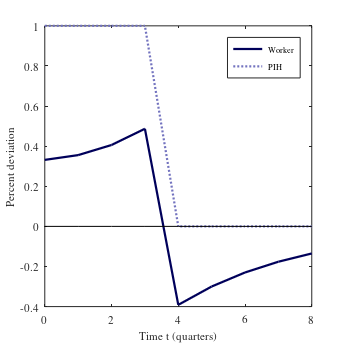

Here is the MATLAB script that generated this plot:
%%=========================================================================
% Effects of interest rate changes in a partial equilibrium 
% consumption-savings model with portfolio adjustment costs,
% based on analytical solution in Cantore-Freund (2020)

% Run on Matlab R2019b
% Last updated: September 2020
% For any questions please email lukas.beat.freund@gmail.com
%%=========================================================================

%% Housekeeping
%--------------------------------------------------------------------------
clear; close all; clc;

%% User choices
%---------------------------------------------------------------------------
optionPrint = 0;
optionModel = 'W'; % choose between 'H' (hand-to-mouth) and 'W' (worker)
s = 3;             % choose shock horizon

% Structural parameters 
switch optionModel
    case 'W'
        sPar.psi = 0.0742;           % strength of adjustment costs 
        sPar.lambda = 0.7967;         % share of constrained hhds (used in computation of averages)
        legendLabels = {'Worker','PIH'};      
    case 'H'
        sPar.psi = 999999999;         % hand-to-mouth modeled as corner case with psi->infinity

        sPar.lambda = 0.1861;
        legendLabels = {'Hand-to-mouth','PIH'};
end

% Shared structural parameters
sPar.beta = 0.99;
sPar.R = 1/sPar.beta;                        % gross real interest rate

% Design: using my standard settings, but adjust colors depending on H/W
load inputSettings
switch optionModel
    case 'W'
        sSettings.colors.list = {[0,0,90]/255,[0.23,0.23,0.63],[0.45,0.45,0.75], [0.68, 0.68,0.88]};
    case 'H'
         sSettings.colors.list = {[255 127 0]/255,[255,170,60]/255,[255,190,133]/255,[254,237,222]/255}; 
end

%% Analytical solution: roots 
%---------------------------------------------------------------------------
mu = roots([1, -(1+sPar.R+sPar.psi), sPar.R]);
mu1 = min(mu);
mu2 = max(mu);

%% Effects of an interest rate change, holding income process constant
%---------------------------------------------------------------------------
n=0:s; 
vC = zeros(1,20);

% Impact
vC(1) = -mu2^(-(s+1));

% 0<t<=s
X1 = (mu1/mu2).^(1-n);
for iT = 1:s
    vC(iT+1) = - mu2^(iT-(s+1)) + (1/sPar.beta-mu1)*mu1^(iT-1)*mu2^(-s+1)*sum(X1(1:iT));
end

% t>s
X2 = (mu1/mu2).^(n); % helper
for iT = s+1:19
    vC(iT+1) = mu1^(iT-(s+1))*(1/sPar.beta-mu1)*mu2^(-1)*sum(X2);
end


% If one wanted to spell this out a little bit more, with s=3
%c0 = -mu2^(-4);
%c1 = -mu2^(-3) + (1/sPar.beta-mu1)*mu2^(-4);
%c2 = -mu2^(-2) + (1/sPar.beta-mu1)*(mu1*mu2^(-4)+mu2^(-3));
%c3 = -mu2^(-1) + (1/sPar.beta-mu1)*(mu1^2*mu2^(-4)+mu1*mu2^(-3)+mu2^(-2))
%b3 = mu2^(-1)*sum(X2)
% mu1^3*mu2^(-4)+mu1^2*mu2^(-3)+mu1^1*mu2^(-2)+mu1^0*mu2^(-1)
%c4 = (1/sPar.beta-mu1)*b3

% In the paper, we look at an interest rate *cut*...
vC = -vC;

% Comparison to standard PIH (psi = 0, analytical solution not applicable)
vC_PIH = zeros(1,20);

for iT = 1:20
vC_PIH(iT) = +(iT<=(s+1))*1;
end

%% Plotting
%---------------------------------------------------------------------------

IrfHor = 9;
fig1=figure;
p1 = plot(0:IrfHor-1,vC(1:IrfHor),sSettings.lines.list{1},'linewidth',sSettings.lines.width,'color',sSettings.colors.list{1});
hold on
p2 = plot(0:IrfHor-1,vC_PIH(1:IrfHor),sSettings.lines.list{3},'linewidth',sSettings.lines.width,'color',sSettings.colors.list{3});
plot(0:IrfHor-1,zeros(1,IrfHor),sSettings.lines.zeros,'HandleVisibility','off','Color','k','Linewidth',0.05);
hold off
set(gca,'FontSize',sSettings.font.size.axis,'fontname',sSettings.font.name)
xlabel('Time t (quarters)','FontSize',sSettings.font.size.default,'fontname',sSettings.font.name);
ylabel('Percent deviation','FontSize',sSettings.font.size.default,'fontname',sSettings.font.name);
%ylim([-0.01 0.25])
legend1 = legend([p1,p2],legendLabels);
set(legend1,'Location','northeast','FontSize',sSettings.font.size.legend,'fontname',sSettings.font.name);
box on 

sSettings.plots.xSize = 17.5/2;  sSettings.plots.xCut = 0; sSettings.plots.ySize = 8.75; sSettings.plots.yCut = 0; 

set(gcf,'Units','centimeters','Position',[0 0 sSettings.plots.xSize sSettings.plots.ySize],'PaperUnits','centimeters' ...
      ,'PaperPosition',[0 0 sSettings.plots.xSize sSettings.plots.ySize],'PaperSize',[sSettings.plots.xSize-sSettings.plots.xCut sSettings.plots.ySize-sSettings.plots.yCut],'PaperPositionMode','auto')

if optionPrint == 1
print('fig_Consumption_Spec','-dpdf','-painters')
end


%% Done!
%----------------------------------------------------------------------------
